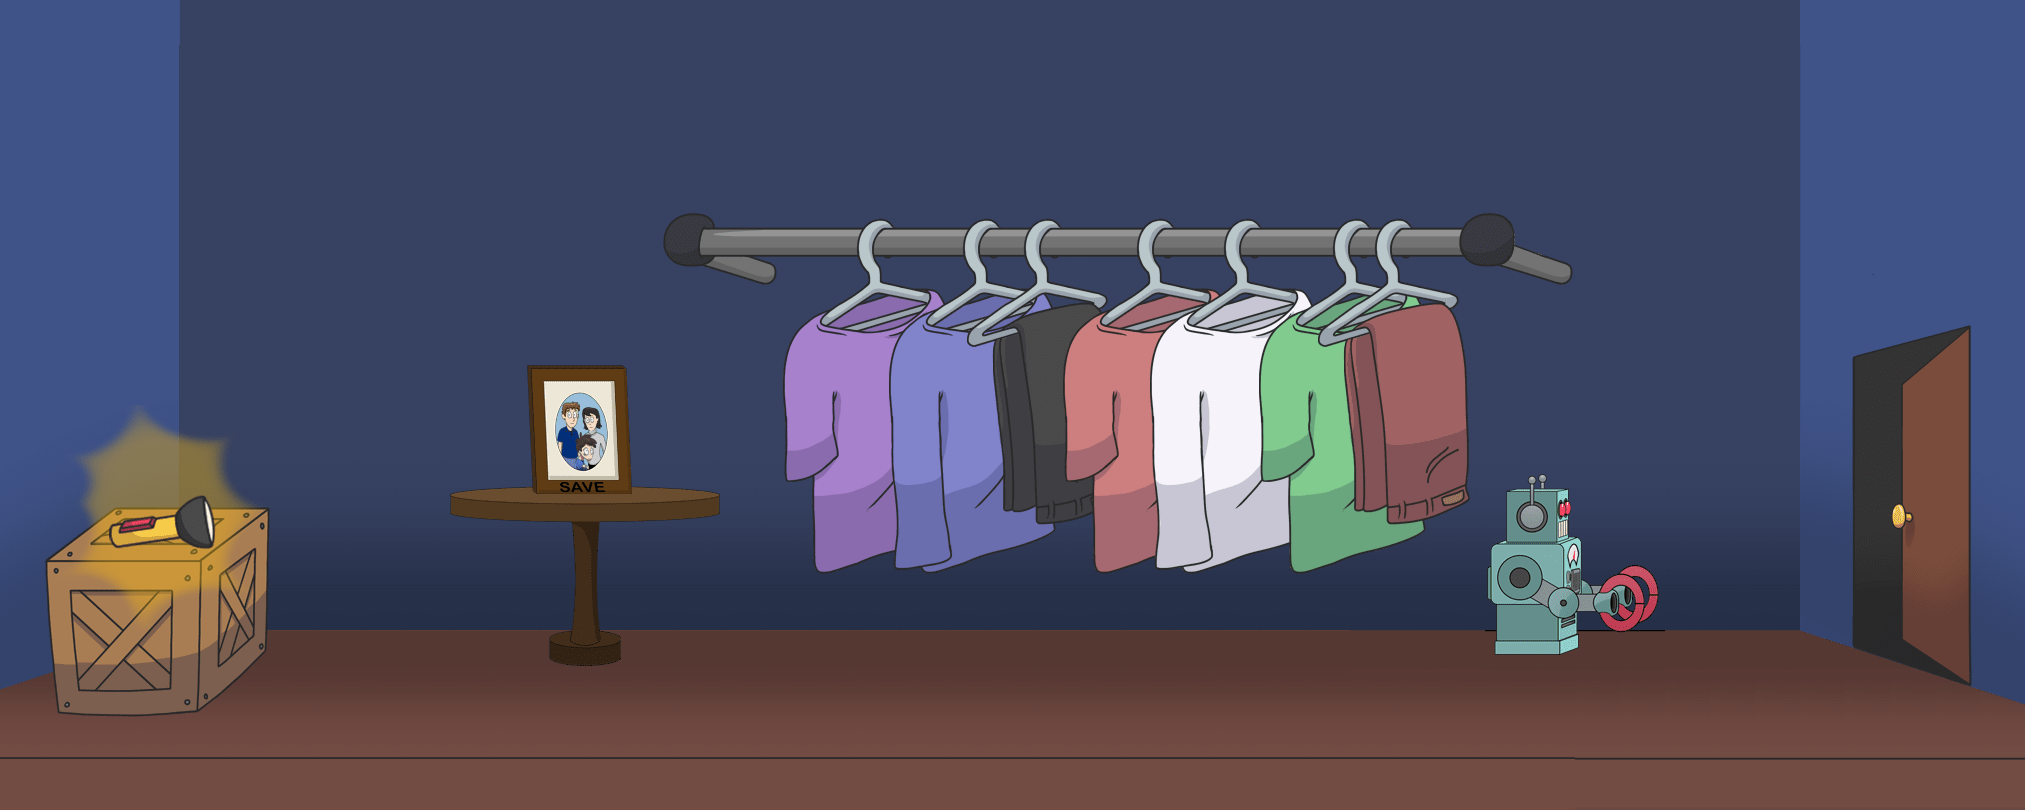

Tiled map render using the project's own tile images. Description and the map definition, with tile-layer contents summarised, below:
An orthogonal 45x18 tile map with 45x45 px tiles, 9 tile layers (PisoFondo, Plataformas, ParedPuerta, DetallesFondo, ...).

<map version="1.0" orientation="orthogonal" renderorder="right-down" width="45" height="18" tilewidth="45" tileheight="45" nextobjectid="1">
 <tileset firstgid="1" name="FondoArmario" tilewidth="45" tileheight="45" tilecount="2915" columns="55">
  <image source="TileArmario.png" width="2475" height="2400" />
 </tileset>
 <layer name="PisoFondo" width="45" height="18">
  <data>[810 cells, 607 non-empty, 33 distinct tile ids]</data>
 </layer>
 <layer name="Plataformas" width="45" height="18">
  <data>[810 cells, 45 non-empty, 2 distinct tile ids]</data>
 </layer>
 <layer name="ParedPuerta" width="45" height="18">
  <data>[810 cells, 164 non-empty, 137 distinct tile ids]</data>
 </layer>
 <layer name="DetallesFondo" width="45" height="18">
  <data>[810 cells, 294 non-empty, 194 distinct tile ids]</data>
 </layer>
 <layer name="Plataformas2" width="45" height="18">
  <data>[810 cells, 5 non-empty, 5 distinct tile ids]</data>
 </layer>
 <layer name="PlataformasNoCruzar" width="45" height="18">
  <data>[810 cells, 60 non-empty, 25 distinct tile ids]</data>
 </layer>
 <layer name="Guardado" width="45" height="18">
  <data>[810 cells, 42 non-empty, 42 distinct tile ids]</data>
 </layer>
 <layer name="Lampara" width="45" height="18">
  <data>[810 cells, 25 non-empty, 25 distinct tile ids]</data>
 </layer>
 <layer name="Puerta1" width="45" height="18">
  <data>[810 cells, 27 non-empty, 27 distinct tile ids]</data>
 </layer>
</map>
